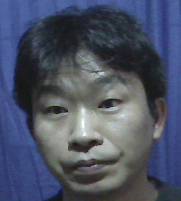
#> input picture train/000_0.m.bmp, 181 x 201 px, found by its file name; its folder holds 4 pictures in this run
$ python FaceRecognitionSVM.py
#> lines starting #> are read from the running program, lines starting #| are printed output that depends on the picture
import cv2                 # working with, mainly resizing, images
import numpy as np         # dealing with arrays
import os                  # dealing with directories
from random import shuffle # mixing up or currently ordered data that might lead our network astray in training.
from tqdm import tqdm # a nice pretty percentage bar for tasks. Thanks to viewer Daniel BA1/4hler for this suggestion
from PIL import Image
from sklearn.decomposition import PCA, RandomizedPCA
from sklearn.grid_search import GridSearchCV
from sklearn.naive_bayes import GaussianNB
import matplotlib.pyplot as plt
from sklearn.svm import SVC

TRAIN_DIR = 'face/train/'
TEST_DIR = 'face/test/'
IMG_SIZE1 = 640
IMG_SIZE2=480
LR = 1e-3

MODEL_NAME = 'face2-{}-{}.model'.format(LR, 'SVM-basic')
cascadeLocation = "haarcascade_frontalface_default.xml"
faceCascade = cv2.CascadeClassifier(cascadeLocation)
def label_img(img):
    word_label = img.split('.')[-2]
    if word_label == 'm': return [0,1]
    elif word_label == 'f': return [1,0]
    print(word_label)

def create_train_data():
    training_data = []
    #images = []
    #labels = []
    for img in tqdm(os.listdir(TRAIN_DIR)):
        #image_pil = Image.open(img).convert('L')
        #img = np.array(image_pil, 'uint8')
        label = label_img(img)
        path = os.path.join(TRAIN_DIR,img)
        img = cv2.imread(path,cv2.IMREAD_GRAYSCALE)
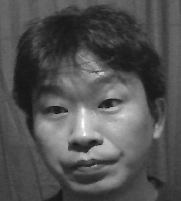
#> img: shape (201, 181); min 21, max 254, mean 82
        img = cv2.resize(img, (IMG_SIZE1,IMG_SIZE2))
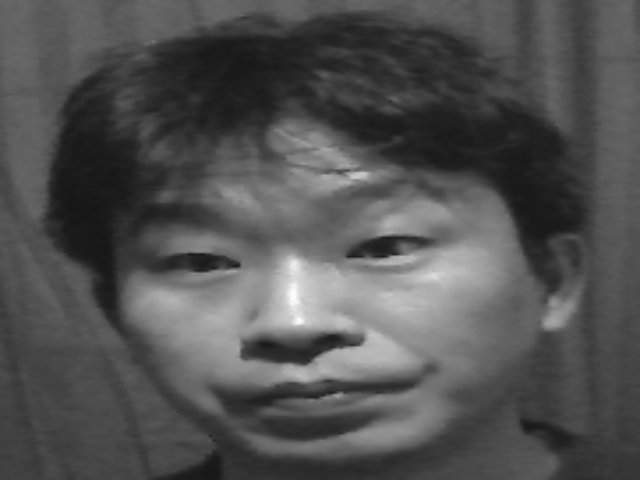
#> img: shape (480, 640); min 21, max 252, mean 81.9
        faces = faceCascade.detectMultiScale(img)
#> faces = [[106, 103, 367, 367]]
        for (x,y,w,h) in faces:
            #training_data.append[np.array(img),np.array(label)]
            #cv2.imshow("Reading Faces ",img[y,x])
            training_data.append([np.array(img[y:y+IMG_SIZE2,x:x+IMG_SIZE1]),np.array(label)])
            cv2.imshow("Reading Faces ",img[y:y+IMG_SIZE2,x:x+IMG_SIZE1])
            cv2.waitKey(50)
#> this loop made 1 pass
#> pass 1, in create_train_data, `cv2.imshow("Reading Faces ",img[y:y+IMG_SIZE2,x:x+IMG_SIZE1])`:
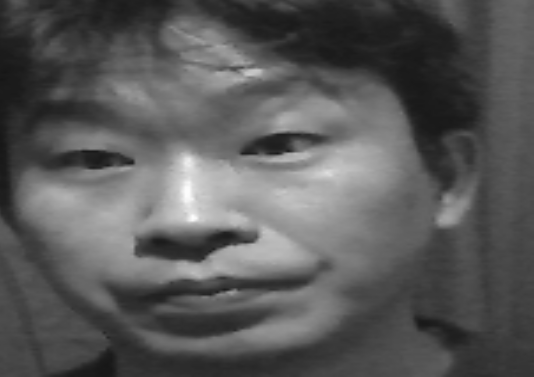
#> window 'Reading Faces ': shape (377, 534); min 22, max 252, mean 88.9
#> after the loop, training_data = 1 item
#> pass 2 of the loop in create_train_data, `for img in tqdm(os.listdir(TRAIN_DIR)):`:
#> label = [0, 1]
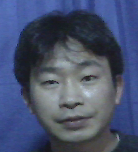
#> input picture train/000_1.m.bmp, 138 x 152 px, found by its file name
#> in create_train_data, `img = cv2.resize(img, (IMG_SIZE1,IMG_SIZE2))`:
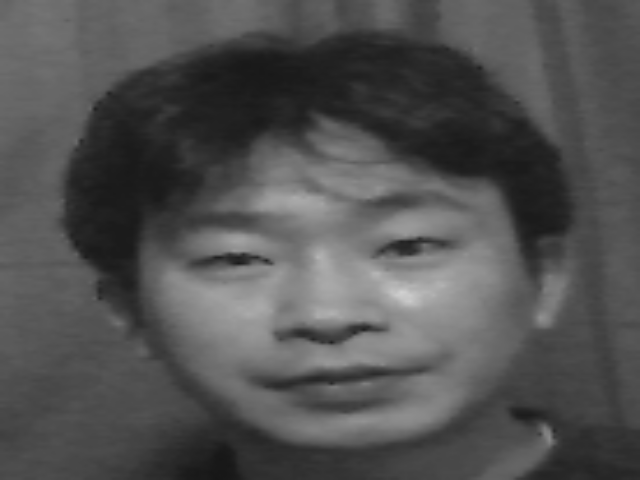
#> img: shape (480, 640); min 22, max 209, mean 81.7
#> faces = [[156, 109, 353, 353]]
#> the loop in create_train_data, `for (x,y,w,h) in faces: #training_data.append[np.array(img),np.array(l..` made 1 pass
#> pass 1, in create_train_data, `cv2.imshow("Reading Faces ",img[y:y+IMG_SIZE2,x:x+IMG_SIZE1])`:
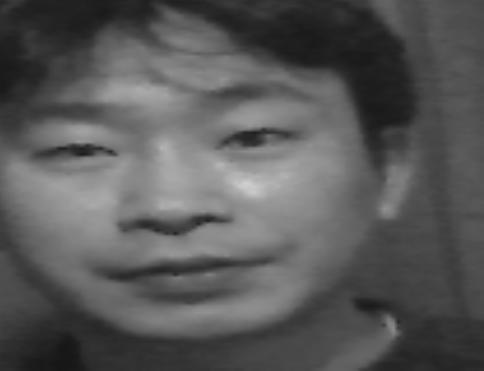
#> window 'Reading Faces ': shape (371, 484); min 22, max 209, mean 88.2
#> after the loop in create_train_data, `for (x,y,w,h) in faces:`: training_data = 2 items
#> pass 3 of the loop in create_train_data, `for img in tqdm(os.listdir(TRAIN_DIR)):`:
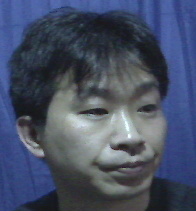
#> input picture train/000_4.m.bmp, 196 x 211 px, found by its file name
#> in create_train_data, `img = cv2.resize(img, (IMG_SIZE1,IMG_SIZE2))`:
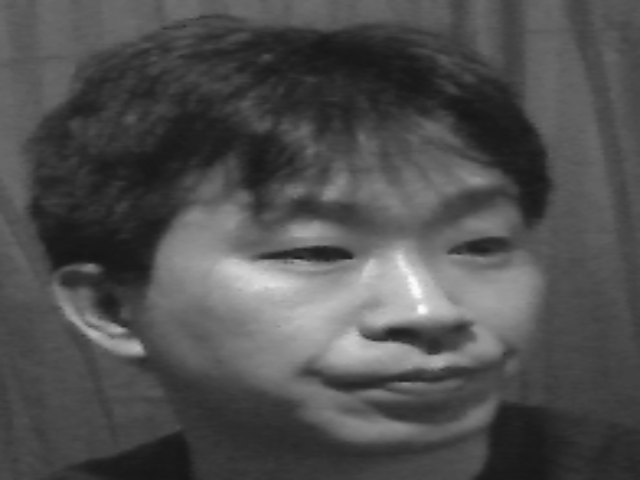
#> img: shape (480, 640); min 22, max 251, mean 79.1
#> faces = [[232, 107, 357, 357]]
#> the loop in create_train_data, `for (x,y,w,h) in faces: #training_data.append[np.array(img),np.array(l..` made 1 pass
#> pass 1, in create_train_data, `cv2.imshow("Reading Faces ",img[y:y+IMG_SIZE2,x:x+IMG_SIZE1])`:
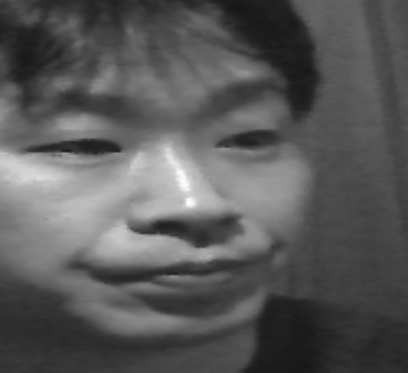
#> window 'Reading Faces ': shape (373, 408); min 23, max 251, mean 88.7
#> after the loop in create_train_data, `for (x,y,w,h) in faces:`: training_data = 3 items
#> the loop made 4 passes; the first 3 are shown
#> (the run stopped early here; a loop or call above may not have finished)
